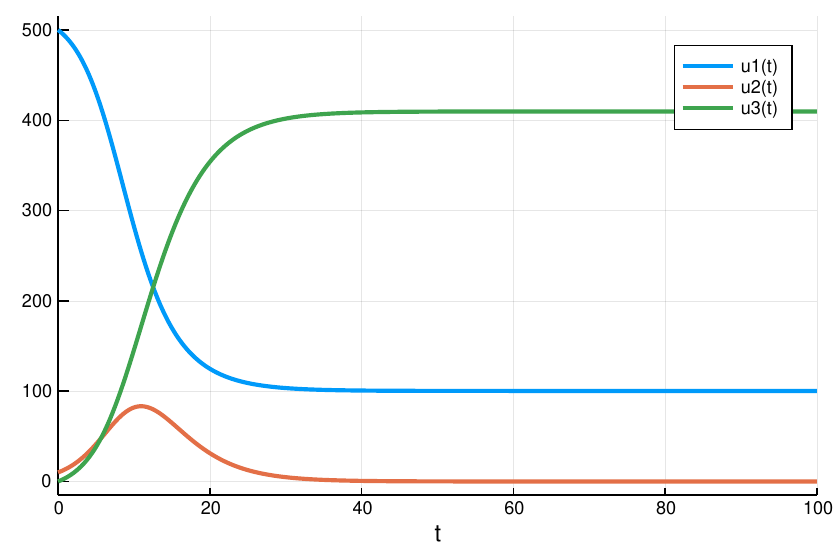

This chart was generated by the following Julia code:
using DifferentialEquations
using Plots

#= derivitive of the SIR system of ordinary differential equations
  Args:
      du (array): array of differential equations defining the change to the state variables
      u (array): array of the current state of the variables s, i, and r
      p (array): array of constants beta and gamma
      t (tuple): time domain

=#
function sir(du,u,p,t)
  s,i,r = u
  β, γ = p
  # Delta s
  du[1] = ds = -β*s*i/(s+i+r)
  # Delta i
  du[2] = di = -γ*i + β*s*i/(s+i+r)
  # Delta r
  du[3] = dr = γ*i
end

# float array: Initial values of s, i, and r
u0 = [500.0; 10.0; 0.0]
# float tuple: time domain of the problem
tspan = (0.0,100.0)
# float array: values of beta and gamma
p = [2.0 * 1.0/3.0, 1.0/3.0]
prob = ODEProblem(sir, u0, tspan, p)
sol = solve(prob)

plot(sol)
savefig("Julia-ODE.pdf")
